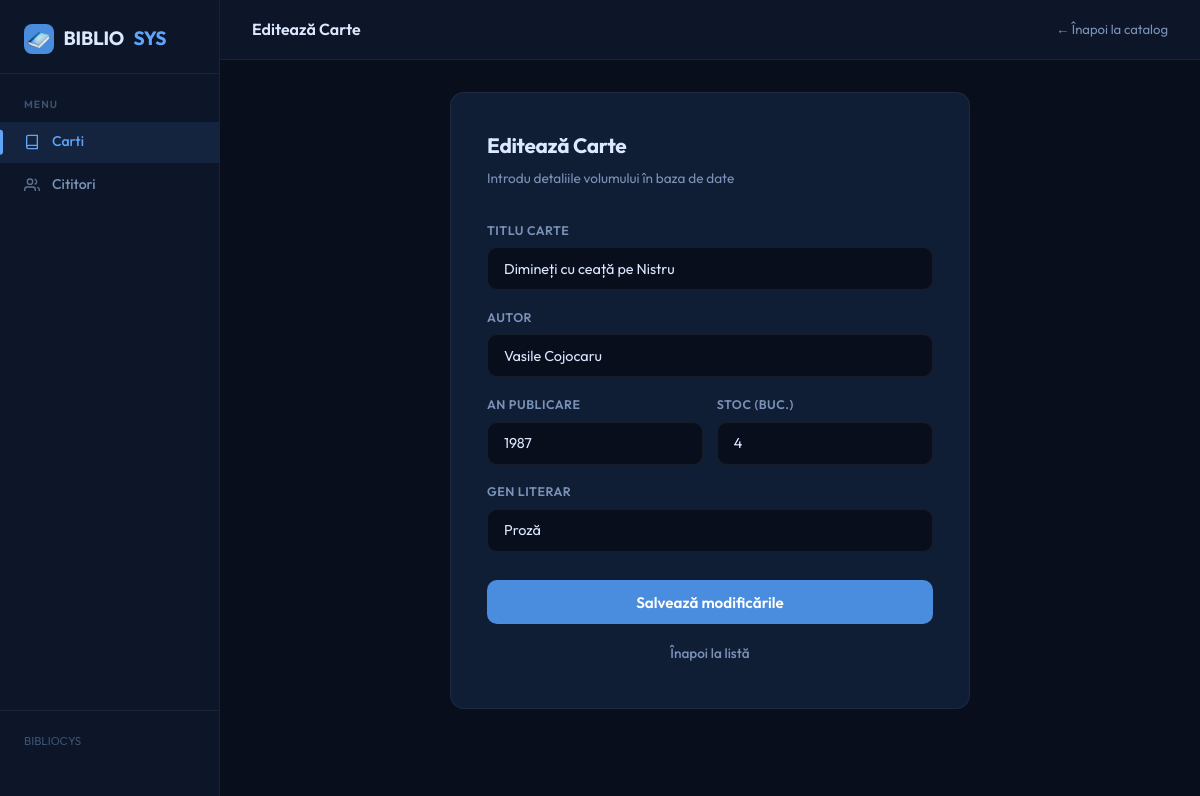
The page /edit_book.php?id=3 on the database its author committed.
### tables this page shows
CREATE TABLE `carti` (
  `ID_carte` int(11) NOT NULL,
  `Titlu` varchar(255) NOT NULL,
  `Autor` varchar(255) NOT NULL,
  `Anul_publicarii` int(11) DEFAULT NULL,
  `Gen` varchar(100) DEFAULT NULL,
  `Cantitate` int(11) DEFAULT 0
);

### edit_book.php (the view, shortened to what this page needs)
<?php
require 'db.php';
$id = $_GET['id'] ?? null;
$book = ['Titlu' => '', 'Autor' => '', 'Anul_publicarii' => '', 'Gen' => '', 'Cantitate' => 0];
if ($id) {
    $stmt = $conn->prepare("SELECT * FROM carti WHERE ID_carte = ?");
    $stmt->bind_param("i", $id);
    $stmt->execute();
    $book = $stmt->get_result()->fetch_assoc();
}
?>
<!DOCTYPE html>
<html lang="ro">
<head>
    <link rel="stylesheet" href="style.css">
</head>
<body>
<div class="app-shell">
    <aside class="sidebar">
        <div class="sidebar-brand">
            <a href="index.php" class="logo-text">
                <div class="logo-icon"><img src="logo.png" alt=""></div>
                BIBLIO<span>SYS</span>
            </a>
        </div>
        <p class="sidebar-section-label">Menu</p>
        <a href="index.php" class="nav-item active">
            <svg viewBox="0 0 24 24" fill="none" stroke="currentColor" stroke-width="2"><path d="M4 19.5A2.5 2.5 0 016.5 17H20"/><path d="M6.5 2H20v20H6.5A2.5 2.5 0 014 19.5v-15A2.5 2.5 0 016.5 2z"/></svg>
            <span>Carti</span>
        </a>
        <a href="readers.php" class="nav-item">
            <svg viewBox="0 0 24 24" fill="none" stroke="currentColor" stroke-width="2"><path d="M17 21v-2a4 4 0 00-4-4H5a4 4 0 00-4 4v2"/><circle cx="9" cy="7" r="4"/><path d="M23 21v-2a4 4 0 00-3-3.87"/><path d="M16 3.13a4 4 0 010 7.75"/></svg>
            <span>Cititori</span>
        </a>
        <div class="sidebar-footer">
            <small>BIBLIОСYS</small>
        </div>
    </aside>
    <div class="main-area">
        <header class="topbar">
            <span class="topbar-title"><?= $id ? 'Editează' : 'Adaugă' ?> Carte</span>
            <div class="topbar-right">
                <a href="index.php" style="color:var(--text-secondary);text-decoration:none;font-size:0.82rem;">← Înapoi la catalog</a>
            </div>
        </header>
        <main class="form-wrapper">
            <div class="form-card">
                <div class="form-header">
                    <h2><?= $id ? 'Editează' : 'Adaugă' ?> Carte</h2>
                    <p>Introdu detaliile volumului în baza de date</p>
                </div>
                <form method="POST" class="styled-form">
                    <div class="form-row">
                        <div class="input-group full">
                            <label>Titlu Carte</label>
                            <input type="text" name="Titlu" value="<?= htmlspecialchars($book['Titlu']) ?>" placeholder="Ex: Cel mai iubit dintre pământeni" required>
                        </div>
                    </div>
                    <div class="form-row">
                        <div class="input-group full">
                            <label>Autor</label>
                            <input type="text" name="Autor" value="<?= htmlspecialchars($book['Autor']) ?>" placeholder="Ex: Marin Preda" required>
                        </div>
                    </div>
                    <div class="form-grid-2">
                        <div class="input-group">
                            <label>An Publicare</label>
                            <input type="number" name="Anul_publicarii" value="<?= $book['Anul_publicarii'] ?>" placeholder="2024">
                        </div>
                        <div class="input-group">
                            <label>Stoc (buc.)</label>
                            <input type="number" name="Cantitate" value="<?= $book['Cantitate'] ?>" placeholder="0">
                        </div>
                    </div>
                    <div class="form-row mt-1">
                        <div class="input-group full">
                            <label>Gen Literar</label>
                            <input type="text" name="Gen" value="<?= htmlspecialchars($book['Gen']) ?>" placeholder="Ex: Roman, SF, Istorie">
                        </div>
                    </div>
                    <div class="form-actions">
                        <button type="submit" class="btn-save">Salvează modificările</button>
                        <a href="index.php" class="btn-cancel">Înapoi la listă</a>
                    </div>
                </form>
            </div>
        </main>
    </div>
</div>
</body>
</html>

### rows shown on the page
carti: Titlu "Dimineți cu ceață pe Nistru", Autor "Vasile Cojocaru", Anul_publicarii "1987", Cantitate "4", Gen "Proză"
